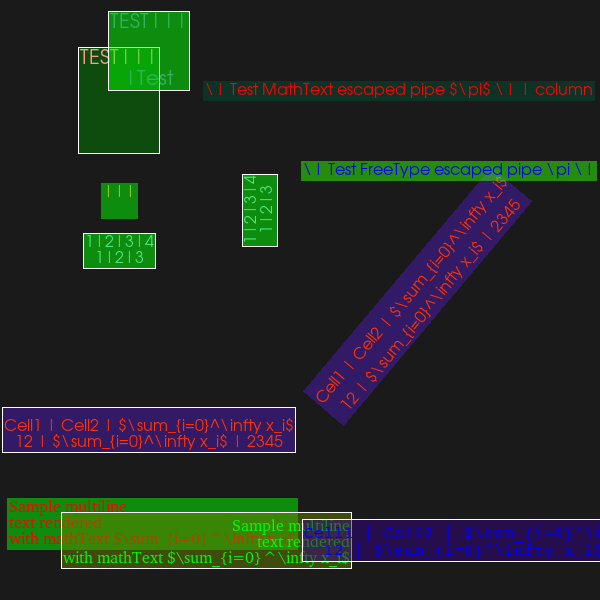

Here is the Python script that generated this plot:
#!/usr/bin/env python

# Test vtkTextMapper with column-separated text, various fonts, and math text.

import vtkmodules.vtkInteractionStyle  # noqa: F401
import vtkmodules.vtkRenderingFreeType  # noqa: F401
import vtkmodules.vtkRenderingOpenGL2  # noqa: F401

from vtkmodules.vtkCommonCore import (
    VTK_ARIAL,
    VTK_COURIER,
    VTK_TEXT_BOTTOM,
    VTK_TEXT_CENTERED,
    VTK_TEXT_LEFT,
    VTK_TEXT_RIGHT,
    VTK_TEXT_TOP,
    VTK_TIMES,
)
from vtkmodules.vtkRenderingCore import (
    vtkActor2D,
    vtkRenderWindow,
    vtkRenderWindowInteractor,
    vtkRenderer,
    vtkTextMapper,
)

# Entry 1: multiline math, Times, red, left-top
mapper_1 = vtkTextMapper()
mapper_1.SetInput("Sample multiline\ntext rendered\nwith mathText $\\sum_{i=0}^\\infty x_i$")
prop_1 = mapper_1.GetTextProperty()
prop_1.SetFontSize(16)
prop_1.SetColor(1.0, 0.0, 0.0)
prop_1.SetBackgroundColor(0.0, 1.0, 0.0)
prop_1.SetBackgroundOpacity(0.5)
prop_1.SetJustification(VTK_TEXT_LEFT)
prop_1.SetVerticalJustification(VTK_TEXT_TOP)
prop_1.SetCellOffset(0.0)
prop_1.SetLineOffset(0.0)
prop_1.SetLineSpacing(1.0)
prop_1.SetOrientation(0.0)
prop_1.SetFrame(False)
prop_1.SetFontFamily(VTK_TIMES)
actor_1 = vtkActor2D()
actor_1.SetMapper(mapper_1)
actor_1.SetPosition(10.0, 100.0)

# Entry 2: multiline math, Times, green, right-centered, framed
mapper_2 = vtkTextMapper()
mapper_2.SetInput("Sample multiline\ntext rendered\nwith mathText $\\sum_{i=0}^\\infty x_i$")
prop_2 = mapper_2.GetTextProperty()
prop_2.SetFontSize(16)
prop_2.SetColor(0.0, 1.0, 0.0)
prop_2.SetBackgroundColor(0.4, 0.5, 0.0)
prop_2.SetBackgroundOpacity(0.5)
prop_2.SetJustification(VTK_TEXT_RIGHT)
prop_2.SetVerticalJustification(VTK_TEXT_CENTERED)
prop_2.SetCellOffset(0.0)
prop_2.SetLineOffset(5.0)
prop_2.SetLineSpacing(1.0)
prop_2.SetOrientation(0.0)
prop_2.SetFrame(True)
prop_2.SetFontFamily(VTK_TIMES)
actor_2 = vtkActor2D()
actor_2.SetMapper(mapper_2)
actor_2.SetPosition(350.0, 60.0)

# Entry 3: columns with math, Courier, blue, centered, framed
mapper_3 = vtkTextMapper()
mapper_3.SetInput("Cell1 | Cell2 | $\\sum_{i=0}^\\infty x_i$\n12 | $\\sum_{i=0}^\\infty x_i$ | 2345")
prop_3 = mapper_3.GetTextProperty()
prop_3.SetFontSize(16)
prop_3.SetColor(0.0, 0.0, 1.0)
prop_3.SetBackgroundColor(0.2, 0.0, 0.5)
prop_3.SetBackgroundOpacity(0.5)
prop_3.SetJustification(VTK_TEXT_CENTERED)
prop_3.SetVerticalJustification(VTK_TEXT_CENTERED)
prop_3.SetCellOffset(0.0)
prop_3.SetLineOffset(5.0)
prop_3.SetLineSpacing(1.0)
prop_3.SetOrientation(0.0)
prop_3.SetFrame(True)
prop_3.SetFontFamily(VTK_COURIER)
actor_3 = vtkActor2D()
actor_3.SetMapper(mapper_3)
actor_3.SetPosition(500.0, 60.0)

# Entry 4: columns with math, Arial, orange, centered-bottom, framed, cell_offset=30
mapper_4 = vtkTextMapper()
mapper_4.SetInput("Cell1 | Cell2 | $\\sum_{i=0}^\\infty x_i$\n12 | $\\sum_{i=0}^\\infty x_i$ | 2345")
prop_4 = mapper_4.GetTextProperty()
prop_4.SetFontSize(16)
prop_4.SetColor(1.0, 0.2, 0.0)
prop_4.SetBackgroundColor(0.3, 0.1, 0.7)
prop_4.SetBackgroundOpacity(0.5)
prop_4.SetJustification(VTK_TEXT_CENTERED)
prop_4.SetVerticalJustification(VTK_TEXT_BOTTOM)
prop_4.SetCellOffset(30.0)
prop_4.SetLineOffset(10.0)
prop_4.SetLineSpacing(1.0)
prop_4.SetOrientation(0.0)
prop_4.SetFrame(True)
prop_4.SetFontFamily(VTK_ARIAL)
actor_4 = vtkActor2D()
actor_4.SetMapper(mapper_4)
actor_4.SetPosition(150.0, 150.0)

# Entry 5: columns with math, Arial, orange, centered-top, orientation=50, line_spacing=1.5
mapper_5 = vtkTextMapper()
mapper_5.SetInput("Cell1 | Cell2 | $\\sum_{i=0}^\\infty x_i$\n12 | $\\sum_{i=0}^\\infty x_i$ | 2345")
prop_5 = mapper_5.GetTextProperty()
prop_5.SetFontSize(16)
prop_5.SetColor(1.0, 0.2, 0.0)
prop_5.SetBackgroundColor(0.3, 0.1, 0.7)
prop_5.SetBackgroundOpacity(0.5)
prop_5.SetJustification(VTK_TEXT_CENTERED)
prop_5.SetVerticalJustification(VTK_TEXT_TOP)
prop_5.SetCellOffset(30.0)
prop_5.SetLineOffset(10.0)
prop_5.SetLineSpacing(1.5)
prop_5.SetOrientation(50.0)
prop_5.SetFrame(False)
prop_5.SetFontFamily(VTK_ARIAL)
actor_5 = vtkActor2D()
actor_5.SetMapper(mapper_5)
actor_5.SetPosition(400.0, 320.0)

# Entry 6: pipe-separated numbers, Arial, green-ish, centered, framed, cell_offset=41
mapper_6 = vtkTextMapper()
mapper_6.SetInput("1|2|3|4\n1|2|3")
prop_6 = mapper_6.GetTextProperty()
prop_6.SetFontSize(16)
prop_6.SetColor(0.3, 0.9, 0.5)
prop_6.SetBackgroundColor(0.0, 1.0, 0.0)
prop_6.SetBackgroundOpacity(0.5)
prop_6.SetJustification(VTK_TEXT_CENTERED)
prop_6.SetVerticalJustification(VTK_TEXT_CENTERED)
prop_6.SetCellOffset(41.0)
prop_6.SetLineOffset(0.0)
prop_6.SetLineSpacing(1.0)
prop_6.SetOrientation(0.0)
prop_6.SetFrame(True)
prop_6.SetFontFamily(VTK_ARIAL)
actor_6 = vtkActor2D()
actor_6.SetMapper(mapper_6)
actor_6.SetPosition(120.0, 350.0)

# Entry 7: empty pipes, Arial, yellow-green, centered
mapper_7 = vtkTextMapper()
mapper_7.SetInput("|||\n")
prop_7 = mapper_7.GetTextProperty()
prop_7.SetFontSize(16)
prop_7.SetColor(0.6, 0.8, 0.2)
prop_7.SetBackgroundColor(0.0, 1.0, 0.0)
prop_7.SetBackgroundOpacity(0.5)
prop_7.SetJustification(VTK_TEXT_CENTERED)
prop_7.SetVerticalJustification(VTK_TEXT_CENTERED)
prop_7.SetCellOffset(41.0)
prop_7.SetLineOffset(0.0)
prop_7.SetLineSpacing(1.0)
prop_7.SetOrientation(0.0)
prop_7.SetFrame(False)
prop_7.SetFontFamily(VTK_ARIAL)
actor_7 = vtkActor2D()
actor_7.SetMapper(mapper_7)
actor_7.SetPosition(120.0, 400.0)

# Entry 8: TEST with empty pipes and newlines, Arial, pink, framed, line_spacing=1.5
mapper_8 = vtkTextMapper()
mapper_8.SetInput("TEST|||\n\n\n")
prop_8 = mapper_8.GetTextProperty()
prop_8.SetFontSize(20)
prop_8.SetColor(1.0, 0.6, 0.6)
prop_8.SetBackgroundColor(0.0, 0.5, 0.0)
prop_8.SetBackgroundOpacity(0.5)
prop_8.SetJustification(VTK_TEXT_CENTERED)
prop_8.SetVerticalJustification(VTK_TEXT_CENTERED)
prop_8.SetCellOffset(20.0)
prop_8.SetLineOffset(0.0)
prop_8.SetLineSpacing(1.5)
prop_8.SetOrientation(0.0)
prop_8.SetFrame(True)
prop_8.SetFontFamily(VTK_ARIAL)
actor_8 = vtkActor2D()
actor_8.SetMapper(mapper_8)
actor_8.SetPosition(120.0, 500.0)

# Entry 9: TEST with pipes and trailing Test, Arial, teal, framed, cell_offset=41
mapper_9 = vtkTextMapper()
mapper_9.SetInput("TEST|||\n\n\n|Test")
prop_9 = mapper_9.GetTextProperty()
prop_9.SetFontSize(20)
prop_9.SetColor(0.2, 0.7, 0.4)
prop_9.SetBackgroundColor(0.0, 1.0, 0.0)
prop_9.SetBackgroundOpacity(0.5)
prop_9.SetJustification(VTK_TEXT_CENTERED)
prop_9.SetVerticalJustification(VTK_TEXT_CENTERED)
prop_9.SetCellOffset(41.0)
prop_9.SetLineOffset(0.0)
prop_9.SetLineSpacing(1.0)
prop_9.SetOrientation(0.0)
prop_9.SetFrame(True)
prop_9.SetFontFamily(VTK_ARIAL)
actor_9 = vtkActor2D()
actor_9.SetMapper(mapper_9)
actor_9.SetPosition(150.0, 550.0)

# Entry 10: pipe-separated numbers rotated 90, Arial, green-ish, framed, cell_offset=41
mapper_10 = vtkTextMapper()
mapper_10.SetInput("1|2|3|4\n1|2|3")
prop_10 = mapper_10.GetTextProperty()
prop_10.SetFontSize(16)
prop_10.SetColor(0.3, 0.9, 0.5)
prop_10.SetBackgroundColor(0.0, 1.0, 0.0)
prop_10.SetBackgroundOpacity(0.5)
prop_10.SetJustification(VTK_TEXT_CENTERED)
prop_10.SetVerticalJustification(VTK_TEXT_CENTERED)
prop_10.SetCellOffset(41.0)
prop_10.SetLineOffset(0.0)
prop_10.SetLineSpacing(1.0)
prop_10.SetOrientation(90.0)
prop_10.SetFrame(True)
prop_10.SetFontFamily(VTK_ARIAL)
actor_10 = vtkActor2D()
actor_10.SetMapper(mapper_10)
actor_10.SetPosition(260.0, 390.0)

# Entry 11: escaped pipes, Arial, blue
mapper_11 = vtkTextMapper()
mapper_11.SetInput("\\| Test FreeType escaped pipe \\pi \\|")
prop_11 = mapper_11.GetTextProperty()
prop_11.SetFontSize(16)
prop_11.SetColor(0.0, 0.0, 1.0)
prop_11.SetBackgroundColor(0.2, 1.0, 0.0)
prop_11.SetBackgroundOpacity(0.5)
prop_11.SetJustification(VTK_TEXT_CENTERED)
prop_11.SetVerticalJustification(VTK_TEXT_CENTERED)
prop_11.SetCellOffset(0.0)
prop_11.SetLineOffset(0.0)
prop_11.SetLineSpacing(1.0)
prop_11.SetOrientation(0.0)
prop_11.SetFrame(False)
prop_11.SetFontFamily(VTK_ARIAL)
actor_11 = vtkActor2D()
actor_11.SetMapper(mapper_11)
actor_11.SetPosition(450.0, 430.0)

# Entry 12: escaped pipes with math and column, Arial, red
mapper_12 = vtkTextMapper()
mapper_12.SetInput("\\| Test MathText escaped pipe $\\pi$ \\| | column")
prop_12 = mapper_12.GetTextProperty()
prop_12.SetFontSize(16)
prop_12.SetColor(1.0, 0.0, 0.0)
prop_12.SetBackgroundColor(0.0, 0.3, 0.2)
prop_12.SetBackgroundOpacity(0.5)
prop_12.SetJustification(VTK_TEXT_CENTERED)
prop_12.SetVerticalJustification(VTK_TEXT_CENTERED)
prop_12.SetCellOffset(0.0)
prop_12.SetLineOffset(0.0)
prop_12.SetLineSpacing(1.0)
prop_12.SetOrientation(0.0)
prop_12.SetFrame(False)
prop_12.SetFontFamily(VTK_ARIAL)
actor_12 = vtkActor2D()
actor_12.SetMapper(mapper_12)
actor_12.SetPosition(400.0, 510.0)

# Renderer
renderer = vtkRenderer()
renderer.SetBackground(0.1, 0.1, 0.1)
renderer.AddActor(actor_1)
renderer.AddActor(actor_2)
renderer.AddActor(actor_3)
renderer.AddActor(actor_4)
renderer.AddActor(actor_5)
renderer.AddActor(actor_6)
renderer.AddActor(actor_7)
renderer.AddActor(actor_8)
renderer.AddActor(actor_9)
renderer.AddActor(actor_10)
renderer.AddActor(actor_11)
renderer.AddActor(actor_12)

# Window
render_window = vtkRenderWindow()
render_window.AddRenderer(renderer)
render_window.SetWindowName("free type text mapper with columns")
render_window.SetMultiSamples(0)
render_window.SetSize(600, 600)

# Interactor
interactor = vtkRenderWindowInteractor()
interactor.SetRenderWindow(render_window)

interactor.Initialize()
interactor.Start()
